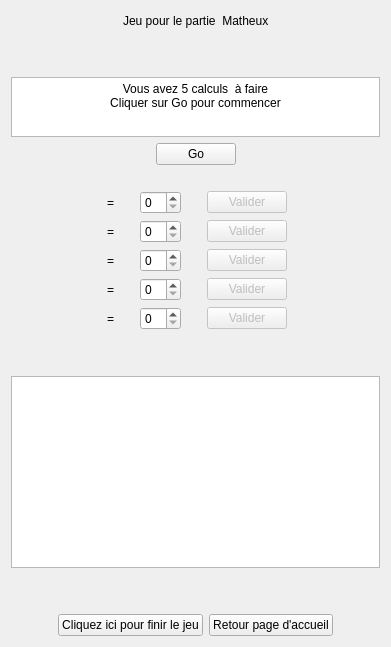
      <widget class="QWidget" name="page_3">
       <layout class="QGridLayout" name="gridLayout_5">
        <item row="0" column="0">
         <layout class="QVBoxLayout" name="verticalLayout_34">
          <item>
           <layout class="QVBoxLayout" name="verticalLayout_37">
            <item>
             <layout class="QHBoxLayout" name="horizontalLayout_37">
              <item>
               <spacer name="horizontalSpacer_70">
                <property name="orientation">
                 <enum>Qt::Horizontal</enum>
                </property>
                <property name="sizeHint" stdset="0">
                 <size>
                  <width>40</width>
                  <height>20</height>
                 </size>
                </property>
               </spacer>
              </item>
              <item>
               <widget class="QLabel" name="label_17">
                <property name="text">
                 <string>Jeu pour le partie  Matheux</string>
                </property>
               </widget>
              </item>
              <item>
               <spacer name="horizontalSpacer_71">
                <property name="orientation">
                 <enum>Qt::Horizontal</enum>
                </property>
                <property name="sizeHint" stdset="0">
                 <size>
                  <width>40</width>
                  <height>20</height>
                 </size>
                </property>
               </spacer>
              </item>
             </layout>
            </item>
            <item>
             <spacer name="verticalSpacer_34">
              <property name="orientation">
               <enum>Qt::Vertical</enum>
              </property>
              <property name="sizeType">
               <enum>QSizePolicy::Fixed</enum>
              </property>
              <property name="sizeHint" stdset="0">
               <size>
                <width>20</width>
                <height>40</height>
               </size>
              </property>
             </spacer>
            </item>
            <item>
             <widget class="QTextBrowser" name="Enonce_4">
              <property name="minimumSize">
               <size>
                <width>0</width>
                <height>50</height>
               </size>
              </property>
              <property name="maximumSize">
               <size>
                <width>16777215</width>
                <height>60</height>
               </size>
              </property>
              <property name="html">
               <string>&lt;!DOCTYPE HTML PUBLIC &quot;-//W3C//DTD HTML 4.0//EN&quot; &quot;http://www.w3.org/TR/REC-html40/strict.dtd&quot;&gt;
&lt;html&gt;&lt;head&gt;&lt;meta name=&quot;qrichtext&quot; content=&quot;1&quot; /&gt;&lt;style type=&quot;text/css&quot;&gt;
p, li { white-space: pre-wrap; }
&lt;/style&gt;&lt;/head&gt;&lt;body style=&quot; font-family:'Noto Sans'; font-size:9pt; font-weight:400; font-style:normal;&quot;&gt;
&lt;p align=&quot;center&quot; style=&quot; margin-top:0px; margin-bottom:0px; margin-left:0px; margin-right:0px; -qt-block-indent:0; text-indent:0px;&quot;&gt;Vous avez 5 calculs  à faire&lt;/p&gt;
&lt;p align=&quot;center&quot; style=&quot; margin-top:0px; margin-bottom:0px; margin-left:0px; margin-right:0px; -qt-block-indent:0; text-indent:0px;&quot;&gt;Cliquer sur Go pour commencer&lt;/p&gt;
&lt;p align=&quot;center&quot; style=&quot;-qt-paragraph-type:empty; margin-top:0px; margin-bottom:0px; margin-left:0px; margin-right:0px; -qt-block-indent:0; text-indent:0px;&quot;&gt;&lt;br /&gt;&lt;/p&gt;&lt;/body&gt;&lt;/html&gt;</string>
              </property>
             </widget>
            </item>
            <item>
             <layout class="QHBoxLayout" name="horizontalLayout_38">
              <item>
               <spacer name="horizontalSpacer_72">
                <property name="orientation">
                 <enum>Qt::Horizontal</enum>
                </property>
                <property name="sizeHint" stdset="0">
                 <size>
                  <width>40</width>
                  <height>20</height>
                 </size>
                </property>
               </spacer>
              </item>
              <item>
               <widget class="QPushButton" name="go_jeu_calcul">
                <property name="text">
                 <string>Go</string>
                </property>
               </widget>
              </item>
              <item>
               <spacer name="horizontalSpacer_75">
                <property name="orientation">
                 <enum>Qt::Horizontal</enum>
                </property>
                <property name="sizeHint" stdset="0">
                 <size>
                  <width>40</width>
                  <height>20</height>
                 </size>
                </property>
               </spacer>
              </item>
             </layout>
            </item>
            <item>
             <spacer name="verticalSpacer_35">
              <property name="orientation">
               <enum>Qt::Vertical</enum>
              </property>
              <property name="sizeType">
               <enum>QSizePolicy::Fixed</enum>
              </property>
              <property name="sizeHint" stdset="0">
               <size>
                <width>20</width>
                <height>20</height>
               </size>
              </property>
             </spacer>
            </item>
            <item>
             <layout class="QHBoxLayout" name="horizontalLayout_61">
              <item>
               <spacer name="horizontalSpacer_95">
                <property name="orientation">
                 <enum>Qt::Horizontal</enum>
                </property>
                <property name="sizeHint" stdset="0">
                 <size>
                  <width>40</width>
                  <height>20</height>
                 </size>
                </property>
               </spacer>
              </item>
              <item>
               <widget class="QLabel" name="calcul1">
                <property name="minimumSize">
                 <size>
                  <width>50</width>
                  <height>0</height>
                 </size>
                </property>
                <property name="maximumSize">
                 <size>
                  <width>50</width>
                  <height>16777215</height>
                 </size>
                </property>
                <property name="text">
                 <string/>
                </property>
               </widget>
              </item>
              <item>
               <widget class="QLabel" name="label_18">
                <property name="text">
                 <string>=</string>
                </property>
               </widget>
              </item>
              <item>
               <spacer name="horizontalSpacer_76">
                <property name="orientation">
                 <enum>Qt::Horizontal</enum>
                </property>
                <property name="sizeType">
                 <enum>QSizePolicy::Fixed</enum>
                </property>
                <property name="sizeHint" stdset="0">
                 <size>
                  <width>20</width>
                  <height>20</height>
                 </size>
                </property>
               </spacer>
              </item>
              <item>
               <widget class="QSpinBox" name="res_calcul1"/>
              </item>
              <item>
               <spacer name="horizontalSpacer_77">
                <property name="orientation">
                 <enum>Qt::Horizontal</enum>
                </property>
                <property name="sizeType">
                 <enum>QSizePolicy::Fixed</enum>
                </property>
                <property name="sizeHint" stdset="0">
                 <size>
                  <width>20</width>
                  <height>20</height>
                 </size>
                </property>
               </spacer>
              </item>
              <item>
               <widget class="QPushButton" name="valider_calcul1">
                <property name="enabled">
                 <bool>false</bool>
                </property>
                <property name="text">
                 <string>Valider</string>
                </property>
               </widget>
              </item>
              <item>
               <spacer name="horizontalSpacer_86">
                <property name="orientation">
                 <enum>Qt::Horizontal</enum>
                </property>
                <property name="sizeType">
                 <enum>QSizePolicy::Minimum</enum>
                </property>
                <property name="sizeHint" stdset="0">
                 <size>
                  <width>40</width>
                  <height>20</height>
                 </size>
                </property>
               </spacer>
              </item>
              <item>
               <widget class="QLabel" name="valid_calcul1">
                <property name="text">
                 <string/>
                </property>
               </widget>
              </item>
              <item>
               <spacer name="horizontalSpacer_96">
                <property name="orientation">
                 <enum>Qt::Horizontal</enum>
                </property>
                <property name="sizeHint" stdset="0">
                 <size>
                  <width>40</width>
                  <height>20</height>
                 </size>
                </property>
               </spacer>
              </item>
             </layout>
            </item>
            <item>
             <layout class="QHBoxLayout" name="horizontalLayout_62">
              <item>
               <spacer name="horizontalSpacer_97">
                <property name="orientation">
                 <enum>Qt::Horizontal</enum>
                </property>
                <property name="sizeHint" stdset="0">
                 <size>
                  <width>40</width>
                  <height>20</height>
                 </size>
                </property>
               </spacer>
              </item>
              <item>
               <widget class="QLabel" name="calcul2">
                <property name="minimumSize">
                 <size>
                  <width>50</width>
                  <height>0</height>
                 </size>
                </property>
                <property name="maximumSize">
                 <size>
                  <width>50</width>
                  <height>16777215</height>
                 </size>
                </property>
                <property name="text">
                 <string/>
                </property>
               </widget>
              </item>
              <item>
               <widget class="QLabel" name="label_23">
                <property name="text">
                 <string>=</string>
                </property>
               </widget>
              </item>
              <item>
               <spacer name="horizontalSpacer_87">
                <property name="orientation">
                 <enum>Qt::Horizontal</enum>
                </property>
                <property name="sizeType">
                 <enum>QSizePolicy::Fixed</enum>
                </property>
                <property name="sizeHint" stdset="0">
                 <size>
                  <width>20</width>
                  <height>20</height>
                 </size>
                </property>
               </spacer>
              </item>
              <item>
               <widget class="QSpinBox" name="res_calcul2"/>
              </item>
              <item>
               <spacer name="horizontalSpacer_88">
                <property name="orientation">
                 <enum>Qt::Horizontal</enum>
                </property>
                <property name="sizeType">
                 <enum>QSizePolicy::Fixed</enum>
                </property>
                <property name="sizeHint" stdset="0">
                 <size>
                  <width>20</width>
                  <height>20</height>
                 </size>
                </property>
               </spacer>
              </item>
              <item>
               <widget class="QPushButton" name="valider_calcul2">
                <property name="enabled">
                 <bool>false</bool>
                </property>
                <property name="text">
                 <string>Valider</string>
                </property>
               </widget>
              </item>
              <item>
               <spacer name="horizontalSpacer_89">
                <property name="orientation">
                 <enum>Qt::Horizontal</enum>
                </property>
                <property name="sizeType">
                 <enum>QSizePolicy::Minimum</enum>
                </property>
                <property name="sizeHint" stdset="0">
                 <size>
                  <width>40</width>
                  <height>20</height>
                 </size>
                </property>
               </spacer>
              </item>
              <item>
               <widget class="QLabel" name="valid_calcul2">
                <property name="text">
                 <string/>
                </property>
               </widget>
              </item>
              <item>
               <spacer name="horizontalSpacer_98">
                <property name="orientation">
                 <enum>Qt::Horizontal</enum>
                </property>
                <property name="sizeHint" stdset="0">
                 <size>
                  <width>40</width>
                  <height>20</height>
                 </size>
                </property>
               </spacer>
              </item>
             </layout>
            </item>
            <item>
             <layout class="QHBoxLayout" name="horizontalLayout_63">
              <item>
               <spacer name="horizontalSpacer_99">
                <property name="orientation">
                 <enum>Qt::Horizontal</enum>
                </property>
                <property name="sizeHint" stdset="0">
                 <size>
                  <width>40</width>
                  <height>20</height>
                 </size>
                </property>
               </spacer>
              </item>
              <item>
               <widget class="QLabel" name="calcul3">
                <property name="minimumSize">
                 <size>
                  <width>50</width>
                  <height>0</height>
                 </size>
                </property>
                <property name="maximumSize">
                 <size>
                  <width>50</width>
                  <height>16777215</height>
                 </size>
                </property>
                <property name="text">
                 <string/>
                </property>
               </widget>
              </item>
              <item>
               <widget class="QLabel" name="label_24">
                <property name="text">
                 <string>=</string>
                </property>
               </widget>
              </item>
              <item>
               <spacer name="horizontalSpacer_90">
                <property name="orientation">
                 <enum>Qt::Horizontal</enum>
                </property>
                <property name="sizeType">
                 <enum>QSizePolicy::Fixed</enum>
                </property>
                <property name="sizeHint" stdset="0">
                 <size>
                  <width>20</width>
                  <height>20</height>
                 </size>
                </property>
               </spacer>
              </item>
              <item>
               <widget class="QSpinBox" name="res_calcul3"/>
              </item>
              <item>
               <spacer name="horizontalSpacer_91">
                <property name="orientation">
                 <enum>Qt::Horizontal</enum>
                </property>
                <property name="sizeType">
                 <enum>QSizePolicy::Fixed</enum>
                </property>
                <property name="sizeHint" stdset="0">
                 <size>
                  <width>20</width>
                  <height>20</height>
                 </size>
                </property>
               </spacer>
              </item>
              <item>
               <widget class="QPushButton" name="valider_calcul3">
                <property name="enabled">
                 <bool>false</bool>
                </property>
                <property name="text">
                 <string>Valider</string>
                </property>
               </widget>
              </item>
              <item>
               <spacer name="horizontalSpacer_92">
                <property name="orientation">
                 <enum>Qt::Horizontal</enum>
                </property>
                <property name="sizeType">
                 <enum>QSizePolicy::Minimum</enum>
                </property>
                <property name="sizeHint" stdset="0">
                 <size>
                  <width>40</width>
                  <height>20</height>
                 </size>
                </property>
               </spacer>
              </item>
              <item>
               <widget class="QLabel" name="valid_calcul3">
                <property name="text">
                 <string/>
                </property>
               </widget>
              </item>
              <item>
               <spacer name="horizontalSpacer_100">
                <property name="orientation">
                 <enum>Qt::Horizontal</enum>
                </property>
                <property name="sizeHint" stdset="0">
                 <size>
                  <width>40</width>
                  <height>20</height>
                 </size>
                </property>
               </spacer>
              </item>
             </layout>
            </item>
            <item>
             <layout class="QHBoxLayout" name="horizontalLayout_64">
              <item>
               <spacer name="horizontalSpacer_101">
                <property name="orientation">
                 <enum>Qt::Horizontal</enum>
                </property>
                <property name="sizeHint" stdset="0">
                 <size>
                  <width>40</width>
                  <height>20</height>
                 </size>
                </property>
               </spacer>
              </item>
              <item>
               <widget class="QLabel" name="calcul4">
                <property name="minimumSize">
                 <size>
                  <width>50</width>
                  <height>0</height>
                 </size>
                </property>
                <property name="maximumSize">
                 <size>
                  <width>50</width>
                  <height>16777215</height>
                 </size>
                </property>
                <property name="text">
                 <string/>
                </property>
               </widget>
              </item>
              <item>
               <widget class="QLabel" name="label_25">
                <property name="text">
                 <string>=</string>
                </property>
               </widget>
              </item>
              <item>
               <spacer name="horizontalSpacer_93">
                <property name="orientation">
                 <enum>Qt::Horizontal</enum>
                </property>
                <property name="sizeType">
                 <enum>QSizePolicy::Fixed</enum>
                </property>
                <property name="sizeHint" stdset="0">
                 <size>
                  <width>20</width>
                  <height>20</height>
                 </size>
                </property>
               </spacer>
              </item>
              <item>
               <widget class="QSpinBox" name="res_calcul4"/>
              </item>
              <item>
               <spacer name="horizontalSpacer_94">
                <property name="orientation">
                 <enum>Qt::Horizontal</enum>
                </property>
                <property name="sizeType">
                 <enum>QSizePolicy::Fixed</enum>
                </property>
                <property name="sizeHint" stdset="0">
                 <size>
                  <width>20</width>
                  <height>20</height>
                 </size>
                </property>
               </spacer>
              </item>
              <item>
               <widget class="QPushButton" name="valider_calcul4">
                <property name="enabled">
                 <bool>false</bool>
                </property>
                <property name="text">
                 <string>Valider</string>
                </property>
               </widget>
              </item>
              <item>
               <spacer name="horizontalSpacer_102">
                <property name="orientation">
                 <enum>Qt::Horizontal</enum>
                </property>
                <property name="sizeType">
                 <enum>QSizePolicy::Minimum</enum>
                </property>
                <property name="sizeHint" stdset="0">
                 <size>
                  <width>40</width>
                  <height>20</height>
                 </size>
                </property>
               </spacer>
              </item>
              <item>
               <widget class="QLabel" name="valid_calcul4">
                <property name="text">
                 <string/>
                </property>
               </widget>
              </item>
              <item>
               <spacer name="horizontalSpacer_103">
                <property name="orientation">
                 <enum>Qt::Horizontal</enum>
                </property>
                <property name="sizeHint" stdset="0">
                 <size>
                  <width>40</width>
                  <height>20</height>
                 </size>
                </property>
               </spacer>
              </item>
             </layout>
            </item>
            <item>
             <layout class="QHBoxLayout" name="horizontalLayout_39">
              <item>
               <spacer name="horizontalSpacer_104">
                <property name="orientation">
                 <enum>Qt::Horizontal</enum>
                </property>
                <property name="sizeHint" stdset="0">
                 <size>
                  <width>40</width>
                  <height>20</height>
                 </size>
                </property>
               </spacer>
              </item>
              <item>
               <widget class="QLabel" name="calcul5">
                <property name="minimumSize">
                 <size>
                  <width>50</width>
                  <height>0</height>
                 </size>
                </property>
                <property name="maximumSize">
                 <size>
                  <width>50</width>
                  <height>16777215</height>
                 </size>
                </property>
                <property name="text">
                 <string/>
                </property>
               </widget>
              </item>
              <item>
               <widget class="QLabel" name="label_26">
                <property name="text">
                 <string>=</string>
                </property>
               </widget>
              </item>
              <item>
               <spacer name="horizontalSpacer_105">
                <property name="orientation">
                 <enum>Qt::Horizontal</enum>
                </property>
                <property name="sizeType">
                 <enum>QSizePolicy::Fixed</enum>
                </property>
                <property name="sizeHint" stdset="0">
                 <size>
                  <width>20</width>
                  <height>20</height>
                 </size>
                </property>
               </spacer>
              </item>
              <item>
               <widget class="QSpinBox" name="res_calcul5"/>
              </item>
              <item>
               <spacer name="horizontalSpacer_106">
                <property name="orientation">
                 <enum>Qt::Horizontal</enum>
                </property>
                <property name="sizeType">
                 <enum>QSizePolicy::Fixed</enum>
                </property>
                <property name="sizeHint" stdset="0">
                 <size>
                  <width>20</width>
                  <height>20</height>
                 </size>
                </property>
               </spacer>
              </item>
              <item>
               <widget class="QPushButton" name="valider_calcul5">
                <property name="enabled">
                 <bool>false</bool>
                </property>
                <property name="text">
                 <string>Valider</string>
                </property>
               </widget>
              </item>
              <item>
               <spacer name="horizontalSpacer_107">
                <property name="orientation">
                 <enum>Qt::Horizontal</enum>
                </property>
                <property name="sizeType">
                 <enum>QSizePolicy::Minimum</enum>
                </property>
                <property name="sizeHint" stdset="0">
                 <size>
                  <width>40</width>
                  <height>20</height>
                 </size>
                </property>
               </spacer>
              </item>
              <item>
               <widget class="QLabel" name="valid_calcul1_5">
                <property name="text">
                 <string/>
                </property>
               </widget>
              </item>
              <item>
               <spacer name="horizontalSpacer_108">
                <property name="orientation">
                 <enum>Qt::Horizontal</enum>
                </property>
                <property name="sizeHint" stdset="0">
                 <size>
                  <width>40</width>
                  <height>20</height>
                 </size>
                </property>
               </spacer>
              </item>
             </layout>
            </item>
            <item>
             <spacer name="verticalSpacer_36">
              <property name="orientation">
               <enum>Qt::Vertical</enum>
              </property>
              <property name="sizeType">
               <enum>QSizePolicy::Fixed</enum>
              </property>
              <property name="sizeHint" stdset="0">
               <size>
                <width>20</width>
                <height>40</height>
               </size>
              </property>
             </spacer>
            </item>
            <item>
             <widget class="QTextEdit" name="Resultat_4"/>
            </item>
            <item>
             <spacer name="verticalSpacer_37">
              <property name="orientation">
               <enum>Qt::Vertical</enum>
              </property>
              <property name="sizeHint" stdset="0">
               <size>
                <width>20</width>
                <height>40</height>
               </size>
              </property>
             </spacer>
            </item>
            <item>
             <layout class="QHBoxLayout" name="horizontalLayout_41">
              <item>
               <spacer name="horizontalSpacer_109">
                <property name="orientation">
                 <enum>Qt::Horizontal</enum>
                </property>
                <property name="sizeHint" stdset="0">
                 <size>
                  <width>40</width>
                  <height>20</height>
                 </size>
                </property>
               </spacer>
              </item>
              <item>
               <widget class="QPushButton" name="next_jeu3_3">
                <property name="text">
                 <string>Cliquez ici pour finir le jeu</string>
                </property>
               </widget>
              </item>
              <item>
               <widget class="QPushButton" name="pushButton_23">
                <property name="text">
                 <string>Retour page d'accueil</string>
                </property>
               </widget>
              </item>
              <item>
               <spacer name="horizontalSpacer_110">
                <property name="orientation">
                 <enum>Qt::Horizontal</enum>
                </property>
                <property name="sizeHint" stdset="0">
                 <size>
                  <width>40</width>
                  <height>20</height>
                 </size>
                </property>
               </spacer>
              </item>
             </layout>
            </item>
           </layout>
          </item>
         </layout>
        </item>
       </layout>
      </widget>
